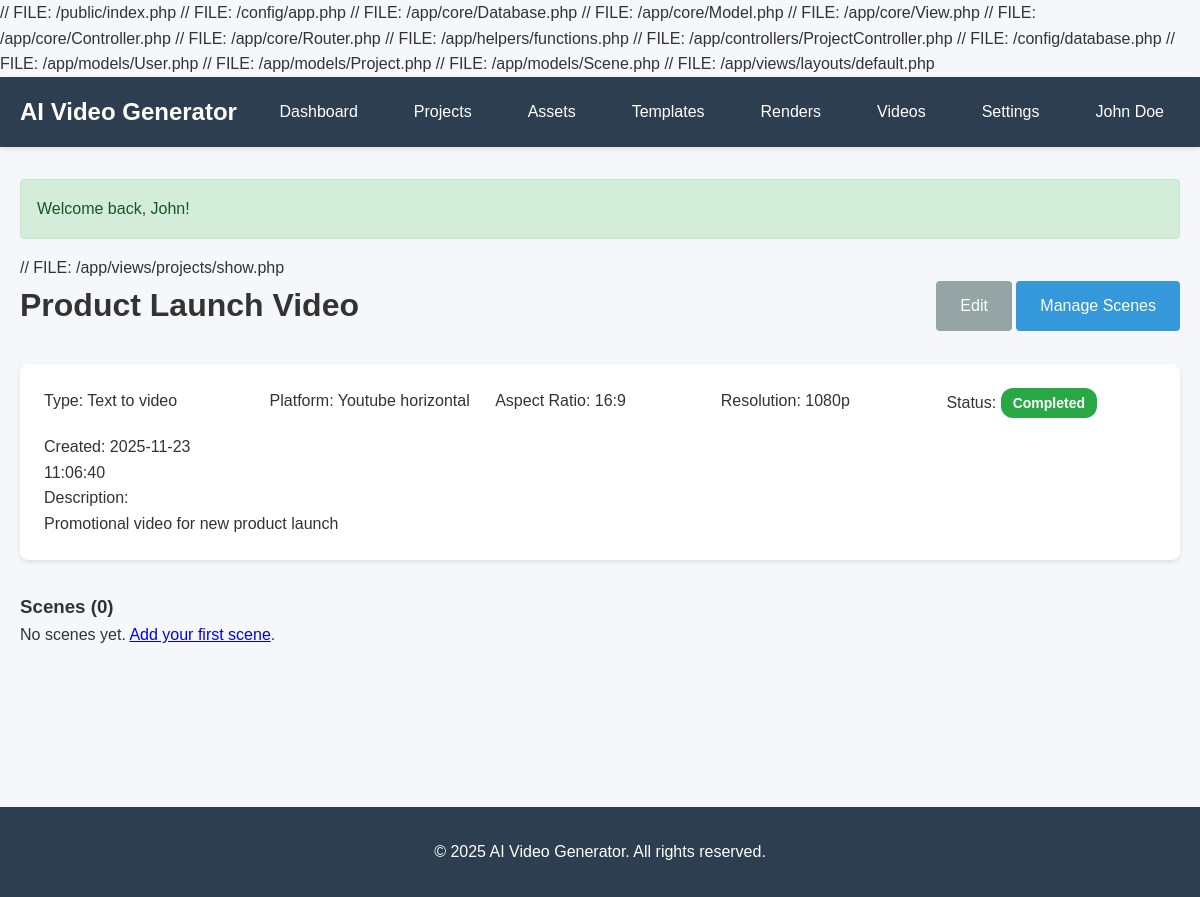
/projects/1 (signed in), run on the app's committed database.
### tables this page shows
CREATE TABLE `projects` (
  `id` INT UNSIGNED NOT NULL AUTO_INCREMENT,
  `tenant_id` INT UNSIGNED NOT NULL,
  `user_id` INT UNSIGNED NOT NULL,
  `name` VARCHAR(255) NOT NULL,
  `description` TEXT,
  `type` ENUM('text_to_video', 'image_to_video', 'video_to_video', 'images_to_video') NOT NULL,
  `platform_preset` VARCHAR(50) DEFAULT 'youtube_horizontal' COMMENT 'e.g., tiktok_vertical, youtube_horizontal, square_social',
  `aspect_ratio` VARCHAR(10) DEFAULT '16:9' COMMENT 'e.g., 16:9, 9:16, 1:1',
  `resolution` VARCHAR(20) DEFAULT '1080p' COMMENT 'e.g., 720p, 1080p, 4k',
  `status` ENUM('draft', 'ready', 'rendering', 'completed') DEFAULT 'draft',
  `created_at` TIMESTAMP DEFAULT CURRENT_TIMESTAMP,
  `updated_at` TIMESTAMP DEFAULT CURRENT_TIMESTAMP ON UPDATE CURRENT_TIMESTAMP,
  PRIMARY KEY (`id`),
  KEY `tenant_id` (`tenant_id`),
  KEY `user_id` (`user_id`),
  KEY `type` (`type`),
  KEY `status` (`status`),
  CONSTRAINT `fk_projects_tenant` FOREIGN KEY (`tenant_id`) REFERENCES `tenants` (`id`) ON DELETE CASCADE,
  CONSTRAINT `fk_projects_user` FOREIGN KEY (`user_id`) REFERENCES `users` (`id`) ON DELETE CASCADE
);

### public/index.php (called while the page is built, shortened)
<?php
$config = require __DIR__ . '/../config/app.php';
require_once __DIR__ . '/../app/core/Database.php';
require_once __DIR__ . '/../app/core/Model.php';
require_once __DIR__ . '/../app/core/View.php';
require_once __DIR__ . '/../app/core/Controller.php';
require_once __DIR__ . '/../app/core/Router.php';
require_once __DIR__ . '/../app/helpers/functions.php';
$router = new Router();
$router->get('/', 'HomeController', 'index');
$router->get('/login', 'AuthController', 'login');
$router->post('/login', 'AuthController', 'loginPost');
$router->get('/register', 'AuthController', 'register');
$router->post('/register', 'AuthController', 'registerPost');
$router->get('/logout', 'AuthController', 'logout');
$router->get('/dashboard', 'DashboardController', 'index');
$router->get('/projects', 'ProjectController', 'index');
$router->get('/projects/create', 'ProjectController', 'create');
$router->post('/projects/create', 'ProjectController', 'store');
$router->get('/projects/:id', 'ProjectController', 'show');
$router->get('/projects/:id/edit', 'ProjectController', 'edit');
$router->post('/projects/:id/edit', 'ProjectController', 'update');
$router->post('/projects/:id/delete', 'ProjectController', 'delete');
$router->get('/projects/:id/scenes', 'SceneController', 'index');
$router->get('/projects/:id/scenes/create', 'SceneController', 'create');
$router->post('/projects/:id/scenes/create', 'SceneController', 'store');
$router->get('/scenes/:id/edit', 'SceneController', 'edit');
$router->post('/scenes/:id/edit', 'SceneController', 'update');
$router->post('/scenes/:id/delete', 'SceneController', 'delete');
$router->get('/assets', 'AssetController', 'index');
$router->get('/assets/upload', 'AssetController', 'upload');
$router->post('/assets/upload', 'AssetController', 'store');
$router->get('/assets/:id', 'AssetController', 'show');
$router->post('/assets/:id/delete', 'AssetController', 'delete');
$router->get('/templates', 'TemplateController', 'index');
$router->get('/templates/create', 'TemplateController', 'create');
$router->post('/templates/create', 'TemplateController', 'store');
$router->get('/templates/:id', 'TemplateController', 'show');
$router->post('/templates/:id/delete', 'TemplateController', 'delete');
$router->get('/renders', 'RenderController', 'index');
$router->get('/renders/create', 'RenderController', 'create');
$router->post('/renders/create', 'RenderController', 'store');
$router->get('/renders/:id', 'RenderController', 'show');
$router->post('/renders/:id/retry', 'RenderController', 'retry');
$router->get('/videos', 'VideoController', 'index');
$router->get('/videos/:id', 'VideoController', 'show');
$router->get('/videos/:id/download', 'VideoController', 'download');
$router->post('/videos/:id/duplicate', 'VideoController', 'duplicate');
$router->get('/tenant/settings', 'TenantController', 'settings');
$router->post('/tenant/settings', 'TenantController', 'updateSettings');
$router->get('/tenant/brand', 'TenantController', 'brand');
$router->post('/tenant/brand', 'TenantController', 'updateBrand');
$router->get('/users', 'UserController', 'index');
$router->get('/users/create', 'UserController', 'create');
$router->post('/users/create', 'UserController', 'store');
$router->get('/users/:id/edit', 'UserController', 'edit');
$router->post('/users/:id/edit', 'UserController', 'update');
$router->post('/users/:id/delete', 'UserController', 'delete');
$router->get('/subscription', 'SubscriptionController', 'index');
$router->get('/subscription/plans', 'SubscriptionController', 'plans');
$router->post('/subscription/subscribe', 'SubscriptionController', 'subscribe');
$router->get('/subscription/invoices', 'SubscriptionController', 'invoices');
$router->get('/subscription/usage', 'SubscriptionController', 'usage');
$router->get('/admin', 'AdminController', 'index');
$router->get('/admin/tenants', 'AdminController', 'tenants');
$router->get('/admin/plans', 'AdminController', 'plans');
$router->get('/admin/plans/create', 'AdminController', 'createPlan');
$router->post('/admin/plans/create', 'AdminController', 'storePlan');
$router->get('/api-keys', 'ApiKeyController', 'index');
$router->post('/api-keys/generate', 'ApiKeyController', 'generate');
$router->post('/api-keys/:id/revoke', 'ApiKeyController', 'revoke');
$router->post('/api/v1/render', 'ApiController', 'createRenderJob');
$router->get('/api/v1/render/:id', 'ApiController', 'getRenderJob');
$router->get('/analytics', 'AnalyticsController', 'index');
$router->get('/analytics/reports', 'AnalyticsController', 'reports');
$router->dispatch();

### app/views/projects/show.php (the view)
// FILE: /app/views/projects/show.php
<div class="project-details-page">
    <div class="page-header">
        <h1><?php echo $this->escape($project['name']); ?></h1>
        <div class="actions">
            <a href="/projects/<?php echo $project['id']; ?>/edit" class="btn btn-secondary">Edit</a>
            <a href="/projects/<?php echo $project['id']; ?>/scenes" class="btn btn-primary">Manage Scenes</a>
        </div>
    </div>
    <div class="project-info">
        <div class="info-grid">
            <div class="info-item">
                <label>Type:</label>
                <span><?php echo str_replace('_', ' ', ucwords($project['type'])); ?></span>
            </div>
            <div class="info-item">
                <label>Platform:</label>
                <span><?php echo str_replace('_', ' ', ucwords($project['platform_preset'])); ?></span>
            </div>
            <div class="info-item">
                <label>Aspect Ratio:</label>
                <span><?php echo $this->escape($project['aspect_ratio']); ?></span>
            </div>
            <div class="info-item">
                <label>Resolution:</label>
                <span><?php echo $this->escape($project['resolution']); ?></span>
            </div>
            <div class="info-item">
                <label>Status:</label>
                <span class="badge badge-<?php echo $project['status']; ?>"><?php echo ucfirst($project['status']); ?></span>
            </div>
            <div class="info-item">
                <label>Created:</label>
                <span><?php echo formatDate($project['created_at']); ?></span>
            </div>
        </div>
        <?php if ($project['description']): ?>
            <div class="description">
                <label>Description:</label>
                <p><?php echo $this->escape($project['description']); ?></p>
            </div>
        <?php endif; ?>
    </div>
    <div class="project-scenes">
        <h3>Scenes (<?php echo count($project['scenes']); ?>)</h3>
        <?php if (!empty($project['scenes'])): ?>
            <table class="table">
                <thead>
                    <tr>
                        <th>#</th>
                        <th>Type</th>
                        <th>Duration</th>
                        <th>Prompt</th>
                        <th>Actions</th>
                    </tr>
                </thead>
                <tbody>
                    <?php foreach ($project['scenes'] as $scene): ?>
                        <tr>
                            <td><?php echo $scene['position']; ?></td>
                            <td><?php echo str_replace('_', ' ', ucwords($scene['scene_type'])); ?></td>
                            <td><?php echo $scene['duration']; ?>s</td>
                            <td><?php echo $this->escape(substr($scene['prompt'] ?? '', 0, 50)); ?><?php echo strlen($scene['prompt'] ?? '') > 50 ? '...' : ''; ?></td>
                            <td>
                                <a href="/scenes/<?php echo $scene['id']; ?>/edit">Edit</a>
                            </td>
                        </tr>
                    <?php endforeach; ?>
                </tbody>
            </table>
        <?php else: ?>
            <p>No scenes yet. <a href="/projects/<?php echo $project['id']; ?>/scenes/create">Add your first scene</a>.</p>
        <?php endif; ?>
    </div>
</div>

### app/core/Router.php (shortened to what this page needs)
// FILE: /app/core/Router.php
<?php
class Router
{
    private $routes = [];
    public function get($path, $controller, $method)
    {
        $this->routes['GET'][$path] = ['controller' => $controller, 'method' => $method];
    }
    public function post($path, $controller, $method)
    {
        $this->routes['POST'][$path] = ['controller' => $controller, 'method' => $method];
    }
    public function dispatch()
    {
        $requestMethod = $_SERVER['REQUEST_METHOD'];
        $requestUri = parse_url($_SERVER['REQUEST_URI'], PHP_URL_PATH);
        $basePath = str_replace('/public/index.php', '', $_SERVER['SCRIPT_NAME']);
        $requestUri = str_replace($basePath, '', $requestUri);
        $requestUri = '/' . trim($requestUri, '/');
        foreach ($this->routes[$requestMethod] as $path => $route) {
            $pattern = $this->convertToRegex($path);
            if (preg_match($pattern, $requestUri, $matches)) {
                array_shift($matches);
                $this->executeRoute($route, $matches);
                return;
            }
        }
    }
    private function convertToRegex($path)
    {
        $pattern = preg_replace('/\/:([a-zA-Z0-9_]+)/', '/([a-zA-Z0-9_-]+)', $path);
        return '#^' . $pattern . '$#';
    }
    private function executeRoute($route, $params)
    {
        $controllerName = $route['controller'];
        $methodName = $route['method'];
        $controllerFile = __DIR__ . '/../controllers/' . $controllerName . '.php';
        require_once $controllerFile;
        $controller = new $controllerName();
        call_user_func_array([$controller, $methodName], $params);
    }
}

### app/controllers/ProjectController.php (shortened to what this page needs)
// FILE: /app/controllers/ProjectController.php
<?php
class ProjectController extends Controller
{
    public function show($id)
    {
        $tenantId = $this->getTenantId();
        $user = $this->getAuthUser();
        $projectModel = $this->model('Project');
        $sceneModel = $this->model('Scene');
        $project = $projectModel->findByIdWithScenes($id, $tenantId);
        $this->view->render('projects/show', [
            'user' => $user,
            'project' => $project,
            'csrf_token' => $this->generateCsrfToken(),
        ]);
    }
}

### config/database.php
// FILE: /config/database.php
<?php
return [
    'host' => getenv('DB_HOST') ?: 'localhost',
    'database' => getenv('DB_DATABASE') ?: 'ai_video_generator',
    'username' => getenv('DB_USERNAME') ?: 'root',
    'password' => getenv('DB_PASSWORD') ?: '',
    'charset' => 'utf8mb4',
];

### app/models/User.php (shortened to what this page needs)
// FILE: /app/models/User.php

### app/models/Project.php (shortened to what this page needs)
// FILE: /app/models/Project.php
<?php
class Project extends Model
{
    protected $table = 'projects';
    public function findByIdWithScenes($id, $tenantId)
    {
        $project = $this->query(
            "SELECT * FROM {$this->table} WHERE id = ? AND tenant_id = ?",
            [$id, $tenantId]
        )->fetch();
        $scenes = $this->query(
            "SELECT * FROM scenes WHERE project_id = ? ORDER BY position",
            [$id]
        )->fetchAll();
        $project['scenes'] = $scenes;
        return $project;
    }
}

### app/models/Scene.php (shortened to what this page needs)
// FILE: /app/models/Scene.php

### app/views/layouts/default.php (shortened to what this page needs)
// FILE: /app/views/layouts/default.php
<!DOCTYPE html>
<html lang="en">
<head>
    <link rel="stylesheet" href="/public/css/style.css">
</head>
<body>
    <?php if (isAuthenticated()): ?>
        <nav class="navbar">
            <div class="container">
                <div class="navbar-brand">
                    <a href="/dashboard">AI Video Generator</a>
                </div>
                <ul class="navbar-menu">
                    <li><a href="/dashboard">Dashboard</a></li>
                    <li><a href="/projects">Projects</a></li>
                    <li><a href="/assets">Assets</a></li>
                    <li><a href="/templates">Templates</a></li>
                    <li><a href="/renders">Renders</a></li>
                    <li><a href="/videos">Videos</a></li>
                    <?php if (isset($_SESSION['user_role']) && $_SESSION['user_role'] === 'tenant_admin'): ?>
                        <li class="dropdown">
                            <a href="#" class="dropbtn">Settings</a>
                        </li>
                    <?php endif; ?>
                    <li class="dropdown">
                        <a href="#" class="dropbtn"><?php echo $this->escape($_SESSION['user_name'] ?? 'User'); ?></a>
                    </li>
                </ul>
            </div>
        </nav>
    <?php endif; ?>
    <main class="main-content">
        <div class="container">
            <?php if ($flash = getFlash('success')): ?>
                <div class="alert alert-success"><?php echo $flash; ?></div>
            <?php endif; ?>
            <?php echo $content; ?>
        </div>
    </main>
    <footer class="footer">
        <div class="container">
            <p>&copy; <?php echo date('Y'); ?> AI Video Generator. All rights reserved.</p>
        </div>
    </footer>
</body>
</html>

### public/css/style.css (style rules this page uses)
* { margin: 0; padding: 0; box-sizing: border-box; }
body { font-family: 'Arial', sans-serif; font-size: 16px; line-height: 1.6; color: #333; background: #f5f7fa; }
.container { max-width: 1200px; margin: 0 auto; padding: 0 20px; }
.navbar { background: #2c3e50; color: white; padding: 1rem 0; box-shadow: 0 2px 4px rgba(0,0,0,0.1); }
.navbar .container { display: flex; justify-content: space-between; align-items: center; }
.navbar-brand a { color: white; text-decoration: none; font-size: 1.5rem; font-weight: bold; }
.navbar-menu { list-style: none; display: flex; gap: 1.5rem; }
.navbar-menu li a { color: white; text-decoration: none; padding: 0.5rem 1rem; border-radius: 4px; transition: background 0.3s; }
.dropdown { position: relative; }
.dropbtn { cursor: pointer; }
.main-content { min-height: calc(100vh - 140px); padding: 2rem 0; }
.alert { padding: 1rem; margin-bottom: 1rem; border-radius: 4px; }
.alert-success { background: #d4edda; color: #155724; border: 1px solid #c3e6cb; }
.btn { display: inline-block; padding: 0.75rem 1.5rem; border: none; border-radius: 4px; text-decoration: none; cursor: pointer; transition: all 0.3s; font-size: 1rem; }
.btn-primary { background: #3498db; color: white; }
.btn-secondary { background: #95a5a6; color: white; }
.badge { display: inline-block; padding: 0.25rem 0.75rem; border-radius: 12px; font-size: 0.875rem; font-weight: bold; }
.badge-success, .badge-active, .badge-completed, .badge-paid { background: #28a745; color: white; }
.page-header { display: flex; justify-content: space-between; align-items: center; margin-bottom: 2rem; }
.subscription-status, .usage-overview, .project-info { background: white; padding: 1.5rem; border-radius: 8px; box-shadow: 0 2px 4px rgba(0,0,0,0.1); margin-bottom: 2rem; }
.usage-grid, .info-grid { display: grid; grid-template-columns: repeat(auto-fit, minmax(200px, 1fr)); gap: 1rem; }
.footer { background: #2c3e50; color: white; padding: 2rem 0; text-align: center; }

### data on the page
projects: escape "John Doe", name "Product Launch Video", type "Text to video", platform_preset "Youtube horizontal", aspect_ratio "16:9", resolution "1080p", status "Completed", created_at "2025-11-23 11:06:40", description "Promotional video for new product launch", count($project['scenes']) "0"
